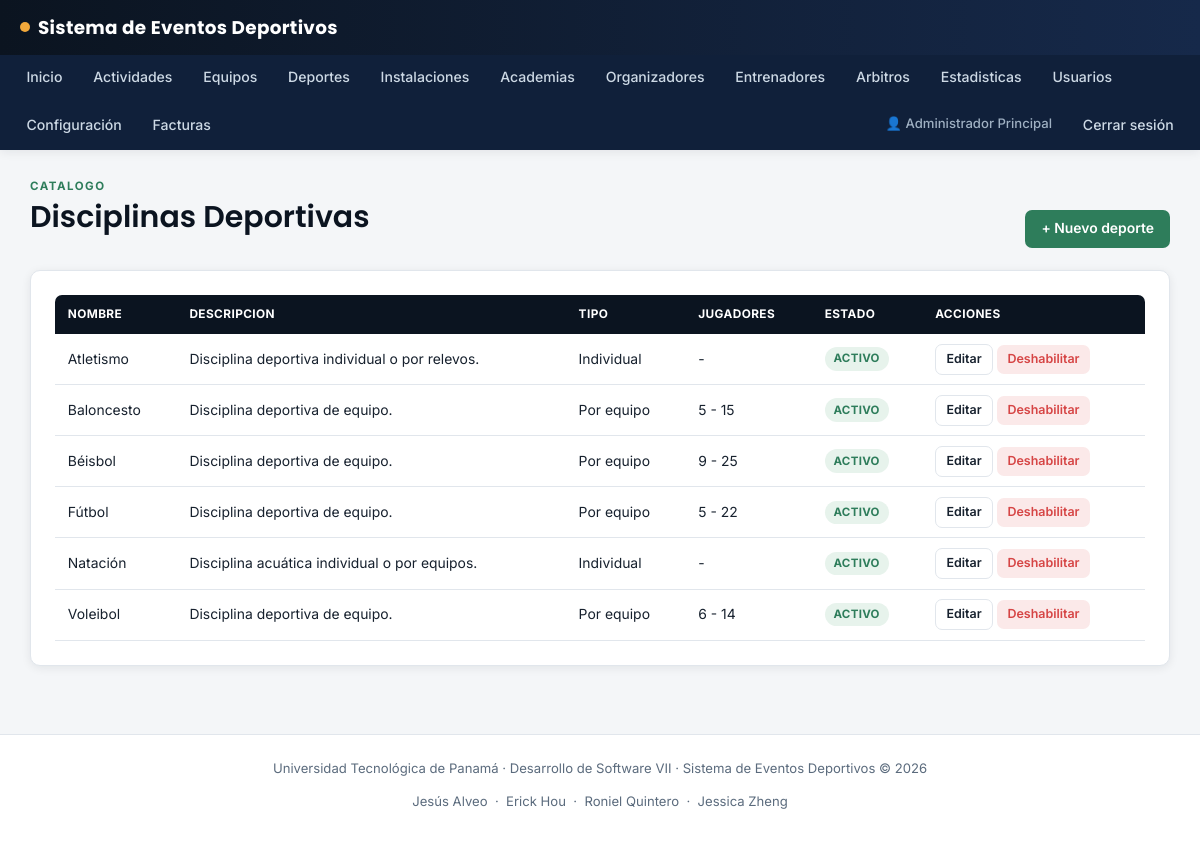
/deportes (signed in), run on the app's committed database.
### tables this page shows
CREATE TABLE IF NOT EXISTS `deportes` (
  `id` int UNSIGNED NOT NULL AUTO_INCREMENT,
  `nombre` varchar(100) NOT NULL,
  `descripcion` varchar(500) DEFAULT NULL,
  `es_equipo` tinyint(1) NOT NULL DEFAULT '0',
  `minimo_jugadores` smallint UNSIGNED DEFAULT NULL,
  `maximo_jugadores` smallint UNSIGNED DEFAULT NULL,
  `activo` tinyint(1) NOT NULL DEFAULT '1',
  `fecha_creacion` datetime NOT NULL DEFAULT CURRENT_TIMESTAMP,
  `fecha_actualizacion` datetime NOT NULL DEFAULT CURRENT_TIMESTAMP ON UPDATE CURRENT_TIMESTAMP,
  PRIMARY KEY (`id`),
  UNIQUE KEY `uq_deportes_nombre` (`nombre`)
);

### src/Controllers/DeporteController.php (called while the page is built, shortened)
<?php
final class DeporteController extends Controller
{
    public function index(): void
    {
        $modelo = new Deporte();
        $this->render('deportes/index', [
            'deportes' => $modelo->todos(),
            'exito' => $this->getSuccess(),
        ]);
    }
}

### src/Core/Router.php (called while the page is built, shortened)
<?php
final class Router
{
    private array $routes = [];
    public function get(string $path, string $controller, string $action): void
    {
        $this->routes['GET'][$path] = "{$controller}@{$action}";
    }
    public function post(string $path, string $controller, string $action): void
    {
        $this->routes['POST'][$path] = "{$controller}@{$action}";
    }
    public function dispatch(string $method, string $path): void
    {
        $path = rtrim($path, '/');
        $handler = $this->routes[$method][$path] ?? null;
        [$controllerName, $action] = explode('@', $handler);
        $controller = new $controllerClass();
        $controller->{$action}();
    }
}

### public/index.php (called while the page is built, shortened)
<?php
$router = new Router();
$router->get('/login', 'AuthController', 'mostrarLogin');
$router->post('/login', 'AuthController', 'login');
$router->get('/logout', 'AuthController', 'logout');
$router->get('/registro', 'UsuarioController', 'registroForm');
$router->post('/registro', 'UsuarioController', 'registrar');
$router->get('/dashboard', 'HomeController', 'dashboard');
$router->get('/usuarios', 'UsuarioController', 'index');
$router->get('/usuarios/crear', 'UsuarioController', 'crearForm');
$router->post('/usuarios/crear', 'UsuarioController', 'crear');
$router->get('/usuarios/editar', 'UsuarioController', 'editarForm');
$router->post('/usuarios/editar', 'UsuarioController', 'actualizar');
$router->get('/usuarios/deshabilitar', 'UsuarioController', 'deshabilitar');
$router->get('/usuarios/habilitar', 'UsuarioController', 'habilitar');
$router->get('/mi-cuenta/password', 'UsuarioController', 'cambiarPasswordForm');
$router->post('/mi-cuenta/password', 'UsuarioController', 'cambiarPassword');
$router->get('/deportes', 'DeporteController', 'index');
$router->get('/deportes/crear', 'DeporteController', 'crearForm');
$router->post('/deportes/crear', 'DeporteController', 'crear');
$router->get('/deportes/editar', 'DeporteController', 'editarForm');
$router->post('/deportes/editar', 'DeporteController', 'actualizar');
$router->get('/deportes/deshabilitar', 'DeporteController', 'deshabilitar');
$router->get('/deportes/habilitar', 'DeporteController', 'habilitar');
$router->get('/instalaciones', 'InstalacionController', 'index');
$router->get('/instalaciones/crear', 'InstalacionController', 'crearForm');
$router->post('/instalaciones/crear', 'InstalacionController', 'crear');
$router->get('/instalaciones/editar', 'InstalacionController', 'editarForm');
$router->post('/instalaciones/editar', 'InstalacionController', 'actualizar');
$router->get('/instalaciones/deshabilitar', 'InstalacionController', 'deshabilitar');
$router->get('/instalaciones/habilitar', 'InstalacionController', 'habilitar');
$router->get('/academias', 'AcademiaController', 'index');
$router->get('/academias/crear', 'AcademiaController', 'crearForm');
$router->post('/academias/crear', 'AcademiaController', 'crear');
$router->get('/academias/editar', 'AcademiaController', 'editarForm');
$router->post('/academias/editar', 'AcademiaController', 'actualizar');
$router->get('/academias/deshabilitar', 'AcademiaController', 'deshabilitar');
$router->get('/academias/habilitar', 'AcademiaController', 'habilitar');
$router->get('/organizadores', 'OrganizadorController', 'index');
$router->get('/organizadores/crear', 'OrganizadorController', 'crearForm');
$router->post('/organizadores/crear', 'OrganizadorController', 'crear');
$router->get('/organizadores/editar', 'OrganizadorController', 'editarForm');
$router->post('/organizadores/editar', 'OrganizadorController', 'actualizar');
$router->post('/organizadores/verificar', 'OrganizadorController', 'verificar');
$router->post('/organizadores/deshabilitar', 'OrganizadorController', 'deshabilitar');
$router->post('/organizadores/habilitar', 'OrganizadorController', 'habilitar');
$router->get('/entrenadores', 'EntrenadorController', 'index');
$router->get('/entrenadores/crear', 'EntrenadorController', 'crearForm');
$router->post('/entrenadores/crear', 'EntrenadorController', 'crear');
$router->get('/arbitros', 'ArbitroController', 'index');
$router->get('/arbitros/crear', 'ArbitroController', 'crearForm');
$router->post('/arbitros/crear', 'ArbitroController', 'crear');
$router->get('/arbitros/evaluar', 'ArbitroController', 'evaluarForm');
$router->post('/arbitros/evaluar', 'ArbitroController', 'evaluar');
$router->get('/equipos', 'EquipoController', 'index');
$router->get('/equipos/crear', 'EquipoController', 'crearForm');
$router->post('/equipos/crear', 'EquipoController', 'crear');
$router->get('/equipos/ver', 'EquipoController', 'ver');
$router->post('/equipos/jugadores/agregar', 'EquipoController', 'agregarJugador');
$router->get('/equipos/jugadores/eliminar', 'EquipoController', 'eliminarJugador');
$router->get('/actividades', 'ActividadController', 'index');
$router->get('/actividades/crear', 'ActividadController', 'crearForm');
$router->post('/actividades/crear', 'ActividadController', 'crear');
$router->get('/actividades/editar', 'ActividadController', 'editarForm');
$router->post('/actividades/editar', 'ActividadController', 'actualizar');
$router->get('/actividades/ver', 'ActividadController', 'ver');
$router->get('/actividades/publicar', 'ActividadController', 'publicar');
$router->get('/actividades/cerrar-inscripciones', 'ActividadController', 'cerrarInscripciones');
$router->get('/actividades/finalizar', 'ActividadController', 'finalizar');
$router->get('/actividades/cancelar', 'ActividadController', 'cancelarForm');
$router->post('/actividades/cancelar', 'ActividadController', 'cancelar');
$router->get('/actividades/incidente/crear', 'ActividadController', 'reportarIncidenteForm');
$router->post('/actividades/incidente/crear', 'ActividadController', 'reportarIncidente');
$router->get('/inscripciones/equipo/crear', 'InscripcionController', 'inscribirEquipoForm');
$router->post('/inscripciones/equipo/crear', 'InscripcionController', 'inscribirEquipo');
$router->get('/inscripciones/equipo/aprobar', 'InscripcionController', 'aprobarEquipo');
$router->get('/inscripciones/equipo/rechazar', 'InscripcionController', 'rechazarEquipo');
$router->get('/inscripciones/individual/crear', 'InscripcionController', 'inscribirIndividualForm');
$router->post('/inscripciones/individual/crear', 'InscripcionController', 'inscribirIndividual');
$router->get('/facturas', 'FacturaController', 'index');
$router->get('/facturas/ver', 'FacturaController', 'ver');
$router->get('/facturas/descargar', 'FacturaController', 'descargarPdf');
$router->get('/factura-publica', 'FacturaController', 'verPublica');
$router->get('/estadisticas', 'EstadisticaController', 'index');
$router->get('/configuracion', 'ConfiguracionController', 'index');
$router->post('/configuracion/actualizar', 'ConfiguracionController', 'actualizar');
$router->get('/configuracion/mensajes', 'ConfiguracionController', 'mensajes');
$router->get('/configuracion/mensajes/leido', 'ConfiguracionController', 'marcarLeido');
$router->get('/', 'PublicController', 'inicio');
$router->post('/contacto', 'PublicController', 'contacto');
$requestUri = parse_url($_SERVER['REQUEST_URI'] ?? '/', PHP_URL_PATH) ?? '/';
$router->dispatch($_SERVER['REQUEST_METHOD'], $requestUri);

### src/Models/Deporte.php (called while the page is built, shortened)
<?php
final class Deporte extends Model
{
    public function todos(bool $soloActivos = false): array
    {
        $sql = 'SELECT * FROM deportes';
        $sql .= ' ORDER BY nombre ASC';
        return $this->db->query($sql)->fetchAll();
    }
}

### views/deportes/index.php (the view, shortened to what this page needs)
<div class="container">
    <div class="page-head">
        <div>
            <div class="eyebrow">Catalogo</div>
            <h1>Disciplinas Deportivas</h1>
        </div>
        <a class="btn btn-primary" href="/deportes/crear">+ Nuevo deporte</a>
    </div>
    <div class="card">
        <table class="data-table">
            <thead><tr><th>Nombre</th><th>Descripcion</th><th>Tipo</th><th>Jugadores</th><th>Estado</th><th>Acciones</th></tr></thead>
            <tbody>
                <?php foreach ($deportes as $d): ?>
                    <tr>
                        <td><?= htmlspecialchars($d['nombre']) ?></td>
                        <td><?= htmlspecialchars($d['descripcion'] ?? '-') ?></td>
                        <td><?= (int) $d['es_equipo'] === 1 ? 'Por equipo' : 'Individual' ?></td>
                        <td><?= (int) $d['es_equipo'] === 1 ? ($d['minimo_jugadores'] ?? '?') . ' - ' . ($d['maximo_jugadores'] ?? '?') : '-' ?></td>
                        <td>
                            <?php if ((int) $d['activo'] === 1): ?>
                                <span class="badge badge-success">Activo</span>
                            <?php else: ?>
                                <span class="badge badge-danger">Inactivo</span>
                            <?php endif; ?>
                        </td>
                        <td>
                            <a class="btn btn-outline btn-sm" href="/deportes/editar?id=<?= (int) $d['id'] ?>">Editar</a>
                            <?php if ((int) $d['activo'] === 1): ?>
                                <a class="btn btn-danger btn-sm" href="/deportes/deshabilitar?id=<?= (int) $d['id'] ?>&csrf_token=<?= urlencode($csrf) ?>">Deshabilitar</a>
                            <?php else: ?>
                                <a class="btn btn-primary btn-sm" href="/deportes/habilitar?id=<?= (int) $d['id'] ?>&csrf_token=<?= urlencode($csrf) ?>">Habilitar</a>
                            <?php endif; ?>
                        </td>
                    </tr>
                <?php endforeach; ?>
            </tbody>
        </table>
    </div>
</div>

### public/assets/css/style.css (style rules this page uses)
:root { --color-navy-950: #0b1420; --color-navy-900: #10203a; --color-navy-800: #16294a; --color-navy-700: #1e3660; --color-turf: #2e7d5b; --color-turf-light: #3f9c73; --color-amber: #f2a93b; --color-amber-dark: #d88f22; --color-bg: #f4f6f8; --color-card: #ffffff; --color-text: #17212e; --color-text-soft: #5b6b7d; --color-border: #e1e6ec; --color-danger: #d64545; --color-danger-bg: #fbe9e9; --color-success: #2e7d5b; --color-success-bg: #e7f3ec; --radius: 10px; --shadow: 0 2px 10px rgba(11, 20, 32, 0.08); --font-display: 'Poppins', 'Segoe UI', sans-serif; --font-body: 'Inter', 'Segoe UI', sans-serif; }
* { box-sizing: border-box; }
html { height:100%; }
body { min-height:100vh; margin:0; padding:0; display:flex; flex-direction:column; background:var(--color-bg); color:var(--color-text); font-family:var(--font-body); font-size:15px; line-height:1.5; }
h1, h2, h3, h4 { font-family: var(--font-display); font-weight: 600; margin: 0 0 .5rem; color: var(--color-navy-950); }
a { color: var(--color-turf); text-decoration: none; }
.container { max-width: 1180px; margin: 0 auto; padding: 1.75rem 1.25rem 3rem; }
.page-head { display: flex; justify-content: space-between; align-items: flex-end; margin-bottom: 1.4rem; gap: 1rem; flex-wrap: wrap; }
.page-head .eyebrow { text-transform: uppercase; letter-spacing: 1.5px; font-size: .72rem; color: var(--color-turf); font-weight: 700; }
.card { background: var(--color-card); border: 1px solid var(--color-border); border-radius: var(--radius); padding: 1.5rem; box-shadow: var(--shadow); margin-bottom: 1.25rem; }
.btn { display: inline-flex; align-items: center; gap: .4rem; border: none; border-radius: 7px; padding: .55rem 1rem; font-size: .87rem; font-weight: 600; cursor: pointer; text-decoration: none; font-family: var(--font-body); transition: transform .1s ease, box-shadow .1s ease; }
.btn-primary { background: var(--color-turf); color: #fff; }
.btn-outline { background: transparent; border: 1px solid var(--color-border); color: var(--color-text); }
.btn-danger { background: var(--color-danger-bg); color: var(--color-danger); }
.btn-sm { padding: .32rem .65rem; font-size: .78rem; }
table.data-table { width: 100%; border-collapse: collapse; font-size: .87rem; }
table.data-table th { text-align: left; background: var(--color-navy-950); color: #fff; padding: .65rem .8rem; font-size: .74rem; text-transform: uppercase; letter-spacing: .4px; }
table.data-table th:first-child { border-radius: 7px 0 0 0; }
table.data-table th:last-child { border-radius: 0 7px 0 0; }
table.data-table td { padding: .6rem .8rem; border-bottom: 1px solid var(--color-border); vertical-align: middle; }
.badge { display: inline-block; padding: .2rem .55rem; border-radius: 20px; font-size: .72rem; font-weight: 700; text-transform: uppercase; letter-spacing: .3px; }
.badge-success { background: var(--color-success-bg); color: var(--color-success); }

### data on the page
deportes: nombre "Atletismo", descripcion "Disciplina deportiva individual o por relevos.", es_equipo "Individual", activo "ACTIVO"
deportes: nombre "Baloncesto", descripcion "Disciplina deportiva de equipo.", es_equipo "Por equipo", minimo_jugadores "5", maximo_jugadores "15", activo "ACTIVO"
deportes: nombre "Béisbol", descripcion "Disciplina deportiva de equipo.", es_equipo "Por equipo", minimo_jugadores "9", maximo_jugadores "25", activo "ACTIVO"
deportes: nombre "Fútbol", descripcion "Disciplina deportiva de equipo.", es_equipo "Por equipo", minimo_jugadores "5", maximo_jugadores "22", activo "ACTIVO"
deportes: nombre "Natación", descripcion "Disciplina acuática individual o por equipos.", es_equipo "Individual", activo "ACTIVO"
deportes: nombre "Voleibol", descripcion "Disciplina deportiva de equipo.", es_equipo "Por equipo", minimo_jugadores "6", maximo_jugadores "14", activo "ACTIVO"

### other printed values
$_SESSION['usuario_nombre'] "Administrador Principal"
